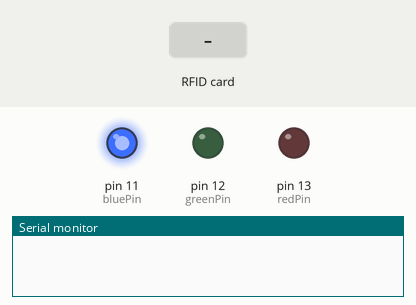
Bench run of a sketch on a simulated Arduino Uno, built with avr-gcc and run on an emulated ATmega328P. Parts: output pins drawn as LEDs (lit = HIGH), the last lines printed to the serial monitor. Inputs (shaded band) come from the test bench.

Above: at 1.2 s.
1.3 s: RFID card 5E 7A 19 C4 held to the reader
At 1.7 s:
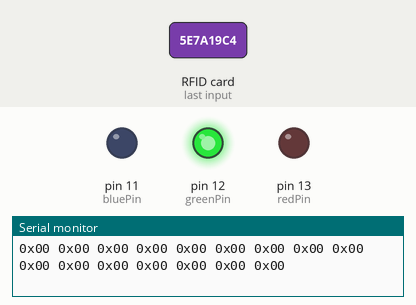
Timing chart, 0 to 4.3 s (numbered marks = the images above; inputs shaded):
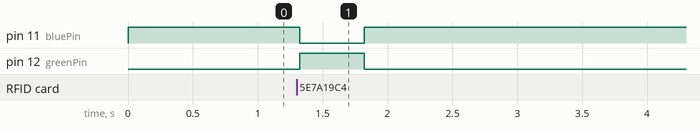

The sketch:

readMifare.ino
```cpp
#include <Wire.h>
#include <SPI.h>
#include <Adafruit_PN532.h>

int bluePin = 11;
int greenPin = 12;
int redPin = 13;

// If using the shield with I2C, define just the pins connected
// to the IRQ and reset lines.  Use the values below (2, 3) for the shield!
#define PN532_IRQ   (2)
#define PN532_RESET (3)  // Not connected by default on the NFC Shield

Adafruit_PN532 nfc(PN532_IRQ, PN532_RESET);

void setup(void) {
  Serial.begin(9600);

  nfc.begin();

  uint32_t versiondata = nfc.getFirmwareVersion();
  if (! versiondata) {
    Serial.print("PN532 board not found");
    while (1); // halt
  }
  // Got ok data, print it out!
  // Serial.print("Found chip PN532");
  // Serial.print("Firmware ver. "); Serial.print((versiondata>>16) & 0xFF, DEC);
  // Serial.print('.'); Serial.println((versiondata>>8) & 0xFF, DEC);

  // configure board to read RFID tags
  nfc.SAMConfig();

  // Serial.println("Waiting for an ISO14443A Card ...");

  pinMode(bluePin, OUTPUT);
  pinMode(greenPin, OUTPUT);
  pinMode(redPin, OUTPUT);
}


void loop(void) {

  // Turn on blue indicator light
  digitalWrite(bluePin, HIGH);

  uint8_t success;
  uint8_t uid[] = { 0, 0, 0, 0, 0, 0, 0 };  // Buffer to store the returned UID
  uint8_t uidLength;                        // Length of the UID (4 or 7 bytes depending on ISO14443A card type)

  // Wait for an ISO14443A type cards. When one is found
  // 'uid' will be populated with the UID
  success = nfc.readPassiveTargetID(PN532_MIFARE_ISO14443A, uid, &uidLength);

  if (success) {

    if (uidLength == 4)
    {
      uint8_t keya[6] = { 0xFF, 0xFF, 0xFF, 0xFF, 0xFF, 0xFF };

      success = nfc.mifareclassic_AuthenticateBlock(uid, uidLength, 4, 0, keya);

      if (success)
      {
        uint8_t data[16];

        // Try to read the contents of block 4
        success = nfc.mifareclassic_ReadDataBlock(4, data);

        if (success)
        {
          // Data seems to have been read ... spit it out
          nfc.PrintHexChar(data, 16);

          digitalWrite(bluePin, LOW);

          // Green for read
          digitalWrite(greenPin, HIGH);
          delay(500);
        }
        else
        {
          // Serial.println("Ooops ... unable to read the requested block. Slow down");
          digitalWrite(bluePin, LOW);
          digitalWrite(redPin, HIGH);
          delay(1500);
        }
      }
      else
      {
        // Serial.println("Ooops ... authentication failed: Slow down");
        digitalWrite(bluePin, LOW);
        digitalWrite(redPin, HIGH);
        delay(500);
      }
      // ALL OFF
      digitalWrite(redPin, LOW);
      digitalWrite(greenPin, LOW);
      digitalWrite(bluePin, LOW);
    }
  }
}
```

Measured:
- after the input at 1.3 s, pin 11 (bluePin): HIGH → LOW at once, → HIGH 0.50 s later; pin 12 (greenPin): LOW → HIGH at once, → LOW 0.50 s later
